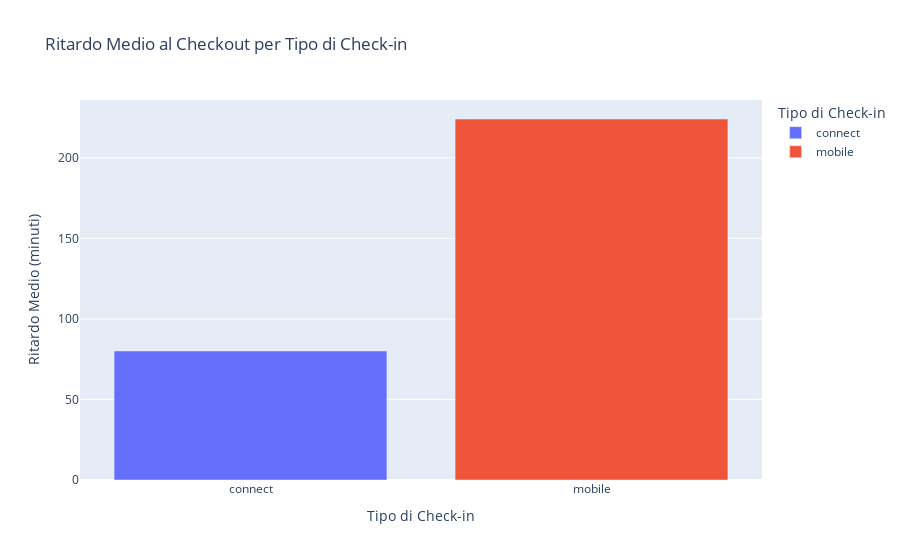

This figure's notebook cell:
### Code cell
import plotly.express as px
# Pulisci i dati: rimuovi le righe con valori mancanti nella colonna 'delay_at_checkout_in_minutes'
df_clean = df.dropna(subset=['delay_at_checkout_in_minutes'])

df_positive_delay = df_clean[df_clean['delay_at_checkout_in_minutes'] > 0]
# Calcola il ritardo medio per ogni tipo di check-in
average_delay_per_checkin = df_positive_delay.groupby('checkin_type')['delay_at_checkout_in_minutes'].mean().reset_index() 

# Crea un grafico a barre usando Plotly Express
fig = px.bar(average_delay_per_checkin, 
             x='checkin_type', 
             y='delay_at_checkout_in_minutes',
             title='Ritardo Medio al Checkout per Tipo di Check-in',
             labels={'checkin_type': 'Tipo di Check-in', 
                     'delay_at_checkout_in_minutes': 'Ritardo Medio (minuti)'},
             color='checkin_type')
fig.show()

### Figure 1 — Plotly figure (JSON) as saved in the notebook; plotly's stock layout.template omitted (floating-point values rounded to 4 significant figures)
{"data": [{"alignmentgroup": "True", "hovertemplate": "Tipo di Check-in=%{x}<br>Ritardo Medio (minuti)=%{y}<extra></extra>", "legendgroup": "connect", "marker": {"color": "#636efa", "pattern": {"shape": ""}}, "name": "connect", "offsetgroup": "connect", "orientation": "v", "showlegend": true, "textposition": "auto", "type": "bar", "x": ["connect"], "xaxis": "x", "y": [80.11], "yaxis": "y"}, {"alignmentgroup": "True", "hovertemplate": "Tipo di Check-in=%{x}<br>Ritardo Medio (minuti)=%{y}<extra></extra>", "legendgroup": "mobile", "marker": {"color": "#EF553B", "pattern": {"shape": ""}}, "name": "mobile", "offsetgroup": "mobile", "orientation": "v", "showlegend": true, "textposition": "auto", "type": "bar", "x": ["mobile"], "xaxis": "x", "y": [224.1], "yaxis": "y"}], "layout": {"barmode": "relative", "legend": {"title": {"text": "Tipo di Check-in"}, "tracegroupgap": 0}, "title": {"text": "Ritardo Medio al Checkout per Tipo di Check-in"}, "xaxis": {"anchor": "y", "categoryarray": ["connect", "mobile"], "categoryorder": "array", "domain": [0, 1], "title": {"text": "Tipo di Check-in"}}, "yaxis": {"anchor": "x", "domain": [0, 1], "title": {"text": "Ritardo Medio (minuti)"}}}}
